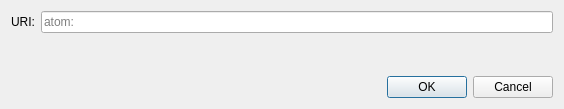
<?xml version="1.0" encoding="UTF-8"?>
<ui version="4.0">
 <class>OpenURIDialog</class>
 <widget class="QDialog" name="OpenURIDialog">
  <property name="geometry">
   <rect>
    <x>0</x>
    <y>0</y>
    <width>564</width>
    <height>109</height>
   </rect>
  </property>
  <property name="windowTitle">
   <string>Open URI</string>
  </property>
  <layout class="QVBoxLayout" name="verticalLayout">
   <item>
    <layout class="QHBoxLayout" name="horizontalLayout">
     <item>
      <widget class="QLabel" name="label">
       <property name="text">
        <string>URI:</string>
       </property>
      </widget>
     </item>
     <item>
      <widget class="QValidatedLineEdit" name="uriEdit">
       <property name="placeholderText">
        <string notr="true">atom:</string>
       </property>
      </widget>
     </item>
    </layout>
   </item>
   <item>
    <spacer name="verticalSpacer">
     <property name="orientation">
      <enum>Qt::Vertical</enum>
     </property>
     <property name="sizeHint" stdset="0">
      <size>
       <width>20</width>
       <height>40</height>
      </size>
     </property>
    </spacer>
   </item>
   <item>
    <widget class="QDialogButtonBox" name="buttonBox">
     <property name="orientation">
      <enum>Qt::Horizontal</enum>
     </property>
     <property name="standardButtons">
      <set>QDialogButtonBox::Cancel|QDialogButtonBox::Ok</set>
     </property>
    </widget>
   </item>
  </layout>
 </widget>
 <customwidgets>
  <customwidget>
   <class>QValidatedLineEdit</class>
   <extends>QLineEdit</extends>
   <header>qt/qvalidatedlineedit.h</header>
  </customwidget>
 </customwidgets>
 <resources/>
 <connections>
  <connection>
   <sender>buttonBox</sender>
   <signal>accepted()</signal>
   <receiver>OpenURIDialog</receiver>
   <slot>accept()</slot>
   <hints>
    <hint type="sourcelabel">
     <x>248</x>
     <y>254</y>
    </hint>
    <hint type="destinationlabel">
     <x>157</x>
     <y>274</y>
    </hint>
   </hints>
  </connection>
  <connection>
   <sender>buttonBox</sender>
   <signal>rejected()</signal>
   <receiver>OpenURIDialog</receiver>
   <slot>reject()</slot>
   <hints>
    <hint type="sourcelabel">
     <x>316</x>
     <y>260</y>
    </hint>
    <hint type="destinationlabel">
     <x>286</x>
     <y>274</y>
    </hint>
   </hints>
  </connection>
 </connections>
</ui>
